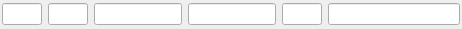
<?xml version="1.0" encoding="UTF-8"?>
<ui version="4.0">
 <class>BlBankEditBase</class>
 <widget class="QWidget" name="BlBankEditBase">
  <property name="geometry">
   <rect>
    <x>0</x>
    <y>0</y>
    <width>462</width>
    <height>29</height>
   </rect>
  </property>
  <property name="focusPolicy">
   <enum>Qt::StrongFocus</enum>
  </property>
  <property name="windowTitle">
   <string>Form</string>
  </property>
  <layout class="QHBoxLayout" name="horizontalLayout">
   <property name="margin">
    <number>2</number>
   </property>
   <item>
    <widget class="QLineEdit" name="mui_country">
     <property name="maximumSize">
      <size>
       <width>40</width>
       <height>16777215</height>
      </size>
     </property>
     <property name="maxLength">
      <number>2</number>
     </property>
    </widget>
   </item>
   <item>
    <widget class="QLineEdit" name="mui_controlDigitCountry">
     <property name="maximumSize">
      <size>
       <width>40</width>
       <height>16777215</height>
      </size>
     </property>
     <property name="maxLength">
      <number>2</number>
     </property>
    </widget>
   </item>
   <item>
    <widget class="QLineEdit" name="mui_bank">
     <property name="sizePolicy">
      <sizepolicy hsizetype="Fixed" vsizetype="Fixed">
       <horstretch>0</horstretch>
       <verstretch>0</verstretch>
      </sizepolicy>
     </property>
     <property name="maximumSize">
      <size>
       <width>88</width>
       <height>16777215</height>
      </size>
     </property>
     <property name="maxLength">
      <number>4</number>
     </property>
    </widget>
   </item>
   <item>
    <widget class="QLineEdit" name="mui_bankOffice">
     <property name="sizePolicy">
      <sizepolicy hsizetype="Fixed" vsizetype="Fixed">
       <horstretch>0</horstretch>
       <verstretch>0</verstretch>
      </sizepolicy>
     </property>
     <property name="maximumSize">
      <size>
       <width>88</width>
       <height>16777215</height>
      </size>
     </property>
     <property name="maxLength">
      <number>4</number>
     </property>
    </widget>
   </item>
   <item>
    <widget class="QLineEdit" name="mui_controlDigit">
     <property name="sizePolicy">
      <sizepolicy hsizetype="Fixed" vsizetype="Fixed">
       <horstretch>0</horstretch>
       <verstretch>0</verstretch>
      </sizepolicy>
     </property>
     <property name="maximumSize">
      <size>
       <width>40</width>
       <height>16777215</height>
      </size>
     </property>
     <property name="maxLength">
      <number>2</number>
     </property>
    </widget>
   </item>
   <item>
    <widget class="QLineEdit" name="mui_bankAccount">
     <property name="sizePolicy">
      <sizepolicy hsizetype="Expanding" vsizetype="Fixed">
       <horstretch>0</horstretch>
       <verstretch>0</verstretch>
      </sizepolicy>
     </property>
     <property name="maxLength">
      <number>10</number>
     </property>
    </widget>
   </item>
  </layout>
 </widget>
 <includes>
  <include location="local">local_blI18n.h</include>
 </includes>
 <resources/>
 <connections/>
</ui>
